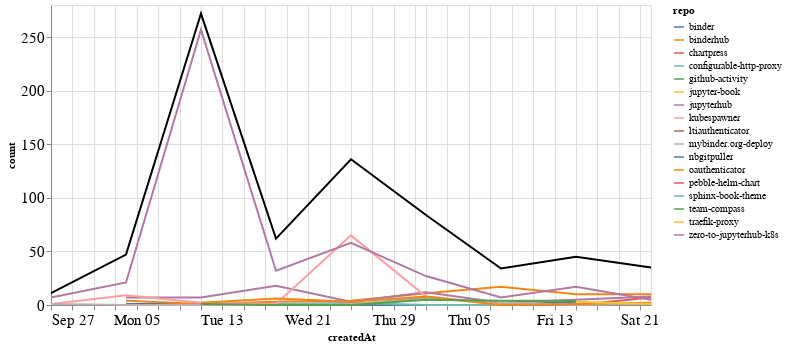

Notebook code for this chart:
### Markdown cell above
## Comments

### Code cell
comments_time = comments.groupby('repo').resample('W', on='createdAt').count()['author'].reset_index()
comments_time = comments_time.rename(columns={'author': 'count'})
comments_time_total = comments_time.groupby('createdAt').agg({"count": "sum"}).reset_index()
ch1 = alt.Chart(comments_time, width=600).mark_line().encode(
    x='createdAt',
    y='count',
    color='repo',
    tooltip="repo"
)

ch2 = alt.Chart(comments_time_total, width=600).mark_line(color="black").encode(
    x='createdAt',
    y='count',
)

ch1 + ch2

### Figure 1 — Vega-Lite specification as saved in the notebook (floating-point values rounded to 4 significant figures)
{"config": {"axisLeft": {"labelFontSize": 15}, "axisBottom": {"labelFontSize": 15}}, "layer": [{"data": {"name": "data-2b07db8bfd82c01bcb9fbca6b3e20a2f"}, "mark": "line", "encoding": {"color": {"type": "nominal", "field": "repo"}, "tooltip": {"type": "nominal", "field": "repo"}, "x": {"type": "temporal", "field": "createdAt"}, "y": {"type": "quantitative", "field": "count"}}, "width": 600}, {"data": {"name": "data-e9f1c6cde4592d3d959da4ad78ce6c40"}, "mark": {"type": "line", "color": "black"}, "encoding": {"x": {"type": "temporal", "field": "createdAt"}, "y": {"type": "quantitative", "field": "count"}}, "width": 600}], "$schema": "https://vega.github.io/schema/vega-lite/v4.8.1.json", "datasets": {"data-2b07db8bfd82c01bcb9fbca6b3e20a2f": [{"repo": "binder", "createdAt": "2020-10-04T00:00:00", "count": 1}, {"repo": "binder", "createdAt": "2020-10-11T00:00:00", "count": 1}, {"repo": "binder", "createdAt": "2020-10-18T00:00:00", "count": 1}, {"repo": "binder", "createdAt": "2020-10-25T00:00:00", "count": 0}, {"repo": "binder", "createdAt": "2020-11-01T00:00:00", "count": 0}, {"repo": "binder", "createdAt": "2020-11-08T00:00:00", "count": 0}, {"repo": "binder", "createdAt": "2020-11-15T00:00:00", "count": 3}, {"repo": "binderhub", "createdAt": "2020-10-04T00:00:00", "count": 4}, {"repo": "binderhub", "createdAt": "2020-10-11T00:00:00", "count": 1}, {"repo": "binderhub", "createdAt": "2020-10-18T00:00:00", "count": 3}, {"repo": "binderhub", "createdAt": "2020-10-25T00:00:00", "count": 4}, {"repo": "binderhub", "createdAt": "2020-11-01T00:00:00", "count": 11}, {"repo": "binderhub", "createdAt": "2020-11-08T00:00:00", "count": 17}, {"repo": "binderhub", "createdAt": "2020-11-15T00:00:00", "count": 10}, {"repo": "binderhub", "createdAt": "2020-11-22T00:00:00", "count": 10}, {"repo": "chartpress", "createdAt": "2020-11-08T00:00:00", "count": 1}, {"repo": "chartpress", "createdAt": "2020-11-15T00:00:00", "count": 0}, {"repo": "chartpress", "createdAt": "2020-11-22T00:00:00", "count": 7}, {"repo": "configurable-http-proxy", "createdAt": "2020-10-18T00:00:00", "count": 1}, {"repo": "configurable-http-proxy", "createdAt": "2020-10-25T00:00:00", "count": 2}, {"repo": "configurable-http-proxy", "createdAt": "2020-11-01T00:00:00", "count": 0}, {"repo": "configurable-http-proxy", "createdAt": "2020-11-08T00:00:00", "count": 0}, {"repo": "configurable-http-proxy", "createdAt": "2020-11-15T00:00:00", "count": 1}, {"repo": "github-activity", "createdAt": "2020-10-11T00:00:00", "count": 1}, {"repo": "github-activity", "createdAt": "2020-10-18T00:00:00", "count": 0}, {"repo": "github-activity", "createdAt": "2020-10-25T00:00:00", "count": 0}, {"repo": "github-activity", "createdAt": "2020-11-01T00:00:00", "count": 7}, {"repo": "jupyter-book", "createdAt": "2020-10-04T00:00:00", "count": 2}, {"repo": "jupyterhub", "createdAt": "2020-10-04T00:00:00", "count": 7}, {"repo": "jupyterhub", "createdAt": "2020-10-11T00:00:00", "count": 7}, {"repo": "jupyterhub", "createdAt": "2020-10-18T00:00:00", "count": 18}, {"repo": "jupyterhub", "createdAt": "2020-10-25T00:00:00", "count": 3}, {"repo": "jupyterhub", "createdAt": "2020-11-01T00:00:00", "count": 12}, {"repo": "jupyterhub", "createdAt": "2020-11-08T00:00:00", "count": 2}, {"repo": "jupyterhub", "createdAt": "2020-11-15T00:00:00", "count": 5}, {"repo": "jupyterhub", "createdAt": "2020-11-22T00:00:00", "count": 8}, {"repo": "kubespawner", "createdAt": "2020-09-27T00:00:00", "count": 1}, {"repo": "kubespawner", "createdAt": "2020-10-04T00:00:00", "count": 9}, {"repo": "kubespawner", "createdAt": "2020-10-11T00:00:00", "count": 2}, {"repo": "kubespawner", "createdAt": "2020-10-18T00:00:00", "count": 1}, {"repo": "kubespawner", "createdAt": "2020-10-25T00:00:00", "count": 65}, {"repo": "kubespawner", "createdAt": "2020-11-01T00:00:00", "count": 8}, {"repo": "kubespawner", "createdAt": "2020-11-08T00:00:00", "count": 1}, {"repo": "ltiauthenticator", "createdAt": "2020-11-15T00:00:00", "count": 1}, {"repo": "mybinder.org-deploy", "createdAt": "2020-09-27T00:00:00", "count": 1}, {"repo": "mybinder.org-deploy", "createdAt": "2020-10-04T00:00:00", "count": 0}, {"repo": "mybinder.org-deploy", "createdAt": "2020-10-11T00:00:00", "count": 0}, {"repo": "mybinder.org-deploy", "createdAt": "2020-10-18T00:00:00", "count": 0}, {"repo": "mybinder.org-deploy", "createdAt": "2020-10-25T00:00:00", "count": 1}, {"repo": "mybinder.org-deploy", "createdAt": "2020-11-01T00:00:00", "count": 6}, {"repo": "mybinder.org-deploy", "createdAt": "2020-11-08T00:00:00", "count": 2}, {"repo": "mybinder.org-deploy", "createdAt": "2020-11-15T00:00:00", "count": 0}, {"repo": "mybinder.org-deploy", "createdAt": "2020-11-22T00:00:00", "count": 1}, {"repo": "nbgitpuller", "createdAt": "2020-10-04T00:00:00", "count": 3}, {"repo": "oauthenticator", "createdAt": "2020-10-11T00:00:00", "count": 2}, {"repo": "oauthenticator", "createdAt": "2020-10-18T00:00:00", "count": 6}, {"repo": "oauthenticator", "createdAt": "2020-10-25T00:00:00", "count": 3}, {"repo": "oauthenticator", "createdAt": "2020-11-01T00:00:00", "count": 8}, {"repo": "oauthenticator", "createdAt": "2020-11-08T00:00:00", "count": 0}, {"repo": "oauthenticator", "createdAt": "2020-11-15T00:00:00", "count": 1}, {"repo": "oauthenticator", "createdAt": "2020-11-22T00:00:00", "count": 2}, {"repo": "pebble-helm-chart", "createdAt": "2020-11-22T00:00:00", "count": 1}, {"repo": "sphinx-book-theme", "createdAt": "2020-09-27T00:00:00", "count": 2}, {"repo": "team-compass", "createdAt": "2020-10-11T00:00:00", "count": 1}, {"repo": "team-compass", "createdAt": "2020-10-18T00:00:00", "count": 0}, {"repo": "team-compass", "createdAt": "2020-10-25T00:00:00", "count": 0}, {"repo": "team-compass", "createdAt": "2020-11-01T00:00:00", "count": 5}, {"repo": "team-compass", "createdAt": "2020-11-08T00:00:00", "count": 4}, {"repo": "team-compass", "createdAt": "2020-11-15T00:00:00", "count": 4}, {"repo": "traefik-proxy", "createdAt": "2020-11-15T00:00:00", "count": 3}, {"repo": "traefik-proxy", "createdAt": "2020-11-22T00:00:00", "count": 1}, {"repo": "zero-to-jupyterhub-k8s", "createdAt": "2020-09-27T00:00:00", "count": 7}, {"repo": "zero-to-jupyterhub-k8s", "createdAt": "2020-10-04T00:00:00", "count": 21}, {"repo": "zero-to-jupyterhub-k8s", "createdAt": "2020-10-11T00:00:00", "count": 257}, {"repo": "zero-to-jupyterhub-k8s", "createdAt": "2020-10-18T00:00:00", "count": 32}, {"repo": "zero-to-jupyterhub-k8s", "createdAt": "2020-10-25T00:00:00", "count": 58}, {"repo": "zero-to-jupyterhub-k8s", "createdAt": "2020-11-01T00:00:00", "count": 27}, {"repo": "zero-to-jupyterhub-k8s", "createdAt": "2020-11-08T00:00:00", "count": 7}, {"repo": "zero-to-jupyterhub-k8s", "createdAt": "2020-11-15T00:00:00", "count": 17}, {"repo": "zero-to-jupyterhub-k8s", "createdAt": "2020-11-22T00:00:00", "count": 5}], "data-e9f1c6cde4592d3d959da4ad78ce6c40": [{"createdAt": "2020-09-27T00:00:00", "count": 11}, {"createdAt": "2020-10-04T00:00:00", "count": 47}, {"createdAt": "2020-10-11T00:00:00", "count": 272}, {"createdAt": "2020-10-18T00:00:00", "count": 62}, {"createdAt": "2020-10-25T00:00:00", "count": 136}, {"createdAt": "2020-11-01T00:00:00", "count": 84}, {"createdAt": "2020-11-08T00:00:00", "count": 34}, {"createdAt": "2020-11-15T00:00:00", "count": 45}, {"createdAt": "2020-11-22T00:00:00", "count": 35}]}}
